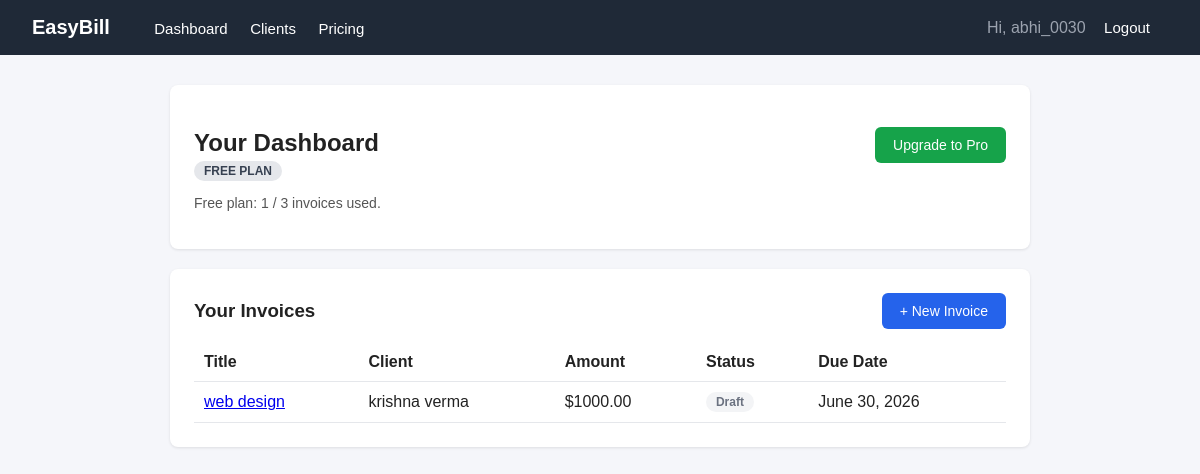
The page /dashboard/ (signed in) on the database its author committed.
### invoices/models.py (models this page shows, shortened)
class Invoice(models.Model):
    STATUS_DRAFT = 'draft'
    STATUS_SENT = 'sent'
    STATUS_PAID = 'paid'
    STATUS_CHOICES = [
        (STATUS_DRAFT, 'Draft'),
        (STATUS_SENT, 'Sent'),
        (STATUS_PAID, 'Paid'),
    ]
    owner = models.ForeignKey(User, on_delete=models.CASCADE)
    client = models.ForeignKey(Client, on_delete=models.CASCADE)
    title = models.CharField(max_length=200, help_text="e.g. 'Website redesign work'")
    amount = models.DecimalField(max_digits=10, decimal_places=2)
    status = models.CharField(max_length=10, choices=STATUS_CHOICES, default=STATUS_DRAFT)
    created_at = models.DateTimeField(auto_now_add=True)
    due_date = models.DateField()

class Client(models.Model):
    owner = models.ForeignKey(User, on_delete=models.CASCADE)
    name = models.CharField(max_length=200)
    email = models.EmailField()
    created_at = models.DateTimeField(auto_now_add=True)

### invoices/views.py (the view)
# urls.py: path('dashboard/', views.dashboard_page, name='dashboard'),
@login_required
def dashboard_page(request):
    profile = get_or_create_profile(request.user)
    invoice_list = Invoice.objects.filter(owner=request.user).order_by('-created_at')
    context = {
        'profile': profile,
        'invoice_list': invoice_list,
        'invoice_count': invoice_list.count(),
        'limit_reached': profile.invoice_limit_reached(),
    }
    return render(request, 'invoices/dashboard.html', context)

### invoices/models.py (called while the page is built)
    def is_pro(self):
        return self.plan == PLAN_PRO and self.subscription_is_active

    def invoice_limit_reached(self):
        if self.is_pro():
            return False
        invoice_count = self.user.invoice_set.count()
        return invoice_count >= FREE_PLAN_INVOICE_LIMIT

### invoices/views.py (called while the page is built)
def get_or_create_profile(user):
    profile, created = UserProfile.objects.get_or_create(user=user, defaults={'plan': 'free'})
    return profile

### invoices/templates/invoices/dashboard.html (shortened to what this page needs)
{% extends 'invoices/base.html' %}
{% block content %}
<div class="card">
    <div style="display:flex; justify-content:space-between; align-items:center;">
        <div>
            <h2 style="margin-bottom:4px;">Your Dashboard</h2>
            {% if profile.is_pro %}
                <span class="badge badge-pro">PRO PLAN</span>
            {% else %}
                <span class="badge badge-free">FREE PLAN</span>
            {% endif %}
        </div>
        {% if not profile.is_pro %}
            <a href="{% url 'pricing' %}" class="btn btn-green">Upgrade to Pro</a>
        {% endif %}
    </div>
    {% if not profile.is_pro %}
        <p style="margin-top:14px; color:#555; font-size:14px;">
            Free plan: {{ invoice_count }} / 3 invoices used.
        </p>
    {% endif %}
</div>
<div class="card">
    <div style="display:flex; justify-content:space-between; align-items:center; margin-bottom:14px;">
        <h3 style="margin:0;">Your Invoices</h3>
        <a href="{% url 'add_invoice' %}" class="btn">+ New Invoice</a>
    </div>
    {% if invoice_list %}
    <table>
        <tr>
            <th>Title</th>
            <th>Client</th>
            <th>Amount</th>
            <th>Status</th>
            <th>Due Date</th>
        </tr>
        {% for invoice in invoice_list %}
        <tr>
            <td><a href="{% url 'invoice_detail' invoice.id %}">{{ invoice.title }}</a></td>
            <td>{{ invoice.client.name }}</td>
            <td>${{ invoice.amount }}</td>
            <td>
                <span class="badge badge-{{ invoice.status }}">{{ invoice.get_status_display }}</span>
            </td>
            <td>{{ invoice.due_date }}</td>
        </tr>
        {% endfor %}
    </table>
    {% else %}
        <p style="color:#777;">You have no invoices yet. Create your first one above.</p>
    {% endif %}
</div>
{% endblock %}

### invoices/templates/invoices/base.html (shortened to what this page needs)
<!DOCTYPE html>
<html lang="en">
<head>
</head>
<body>
<nav>
    <div>
        <a href="{% url 'home' %}" class="brand">EasyBill</a>
        {% if user.is_authenticated %}
            <a href="{% url 'dashboard' %}">Dashboard</a>
            <a href="{% url 'client_list' %}">Clients</a>
            <a href="{% url 'pricing' %}">Pricing</a>
        {% else %}
            <a href="{% url 'pricing' %}">Pricing</a>
        {% endif %}
    </div>
    <div>
        {% if user.is_authenticated %}
            <span style="color:#9ca3af; margin-right:14px;">Hi, {{ user.username }}</span>
            <a href="{% url 'logout' %}">Logout</a>
        {% else %}
            <a href="{% url 'login' %}">Login</a>
            <a href="{% url 'signup' %}">Sign Up</a>
        {% endif %}
    </div>
</nav>
<div class="container">
    {% block content %}
    {% endblock %}
</div>
</body>
</html>

### invoices/templates/invoices/base.html (style rules this page uses)
* { box-sizing: border-box; }
body { font-family: Arial, Helvetica, sans-serif; margin: 0; background: #f5f6fa; color: #222; }
nav { background: #1f2937; padding: 16px 32px; display: flex; justify-content: space-between; align-items: center; }
nav a { color: #fff; text-decoration: none; margin-right: 18px; font-size: 15px; }
nav a.brand { font-weight: bold; font-size: 20px; margin-right: 40px; }
.container { max-width: 900px; margin: 30px auto; padding: 0 20px; }
.card { background: #fff; border-radius: 8px; padding: 24px; box-shadow: 0 1px 3px rgba(0,0,0,0.1); margin-bottom: 20px; }
.btn { display: inline-block; background: #2563eb; color: #fff; padding: 10px 18px; border-radius: 6px; text-decoration: none; border: none; font-size: 14px; cursor: pointer; }
.btn-green { background: #16a34a; }
table { width: 100%; border-collapse: collapse; }
th, td { text-align: left; padding: 10px; border-bottom: 1px solid #e5e7eb; }
.badge { display: inline-block; padding: 3px 10px; border-radius: 12px; font-size: 12px; font-weight: bold; }
.badge-free { background: #e5e7eb; color: #374151; }
.badge-draft { background: #f3f4f6; color: #6b7280; }

### rows shown on the page
Invoice: title "web design", client.name "krishna verma", amount "1000.00", status "Draft", due_date "June 30, 2026"

### other values the page prints
{{ user.username }} "abhi_0030"
{{ invoice_count }} "1"
